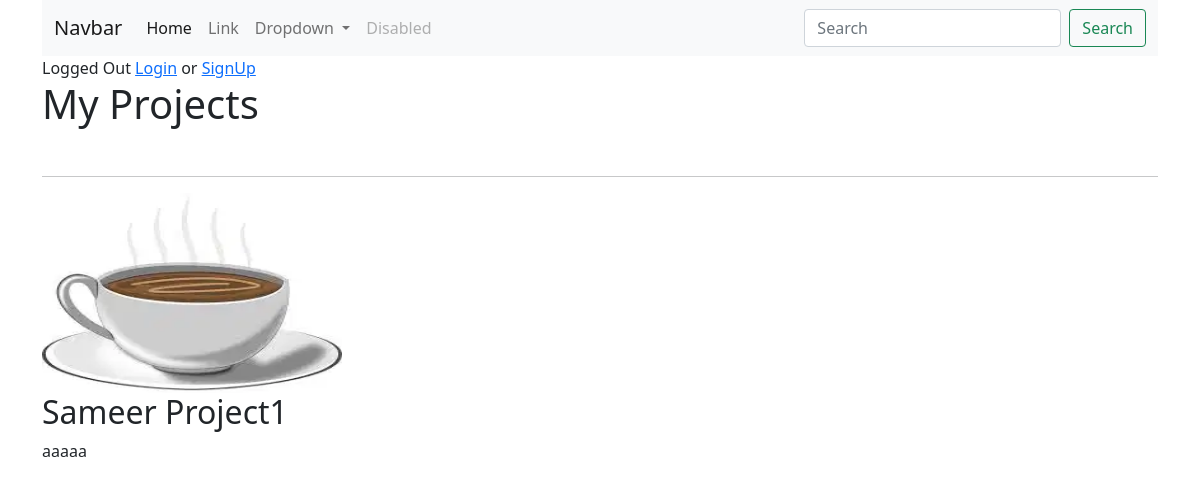
/portfolio/, run on an earlier commit of the app's database.
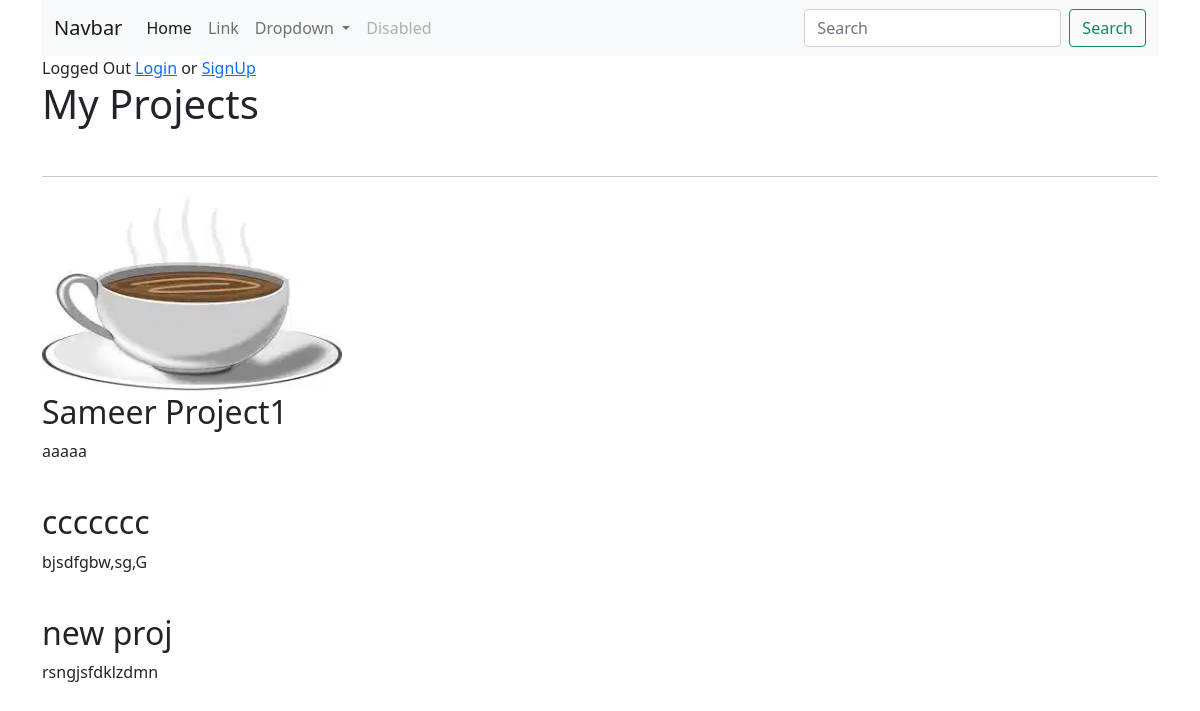
And on a later commit of the database.
### portfolio/models.py (models this page shows, shortened)
class Project(models.Model):
    title = models.CharField(max_length=150)
    description = models.TextField(max_length=1000, blank=True)

### portfolio/views.py (the view)
# urls.py: path('', views.project_list, name='project_list'),
def project_list(request):
    projects = Project.objects.all()
    context = {'projects': projects}
    return render(request, 'portfolio/project_list.html', context)

### portfolio/templates/portfolio/project_list.html
{% extends "main/base.html" %}
{% load static %}
{% block content %}
  <h1>My Projects</h1>
<br>
<hr>
<img class="" src="{% static 'main/coffee.jpg' %}" width="300" height="200" alt="">
    {% for project in projects.all %}
    <h2>{{ project.title }}</h2>
    <p>{{ project.description}}</p>
    <br>
  {% endfor %}
  {% endblock %}

### main/templates/main/base.html (shortened to what this page needs)
<!doctype html>
<html lang="en">
  <head>
    <link href="https://cdn.jsdelivr.net/npm/bootstrap@5.0.1/dist/css/bootstrap.min.css" rel="stylesheet">
  </head>
  <body>
      <div class="container">
    <nav class="navbar navbar-expand-lg navbar-light bg-light">
        <div class="container-fluid">
          <a class="navbar-brand" href="#">Navbar</a>
          <div class="collapse navbar-collapse" id="navbarSupportedContent">
            <ul class="navbar-nav me-auto mb-2 mb-lg-0">
              <li class="nav-item">
                <a class="nav-link active" aria-current="page" href="#">Home</a>
              </li>
              <li class="nav-item">
                <a class="nav-link" href="#">Link</a>
              </li>
              <li class="nav-item dropdown">
                <a class="nav-link dropdown-toggle" href="#" id="navbarDropdown" role="button" data-bs-toggle="dropdown" aria-expanded="false">
                  Dropdown
                </a>
              </li>
              <li class="nav-item">
                <a class="nav-link disabled" href="#" tabindex="-1" aria-disabled="true">Disabled</a>
              </li>
            </ul>
            <form class="d-flex">
              <input class="form-control me-2" type="search" placeholder="Search" aria-label="Search">
              <button class="btn btn-outline-success" type="submit">Search</button>
            </form>
          </div>
        </div>
      </nav>
      {% if user.is_authenticated %}
      Logeed in {{ user.username }} <a href={% url 'logout' %}>Logout</a>
      {% else %}
      Logged Out <a href={% url 'login' %}>Login</a> or <a href={% url 'signup' %}>SignUp</a>
      {% endif %}
    {% block content %}{% endblock %}
  </div>
  </body>
</html>

What changed in the data, as far as the page shows it:
added Project: title "ccccccc", description "bjsdfgbw,sg,G"
added Project: title "new proj", description "rsngjsfdklzdmn"
